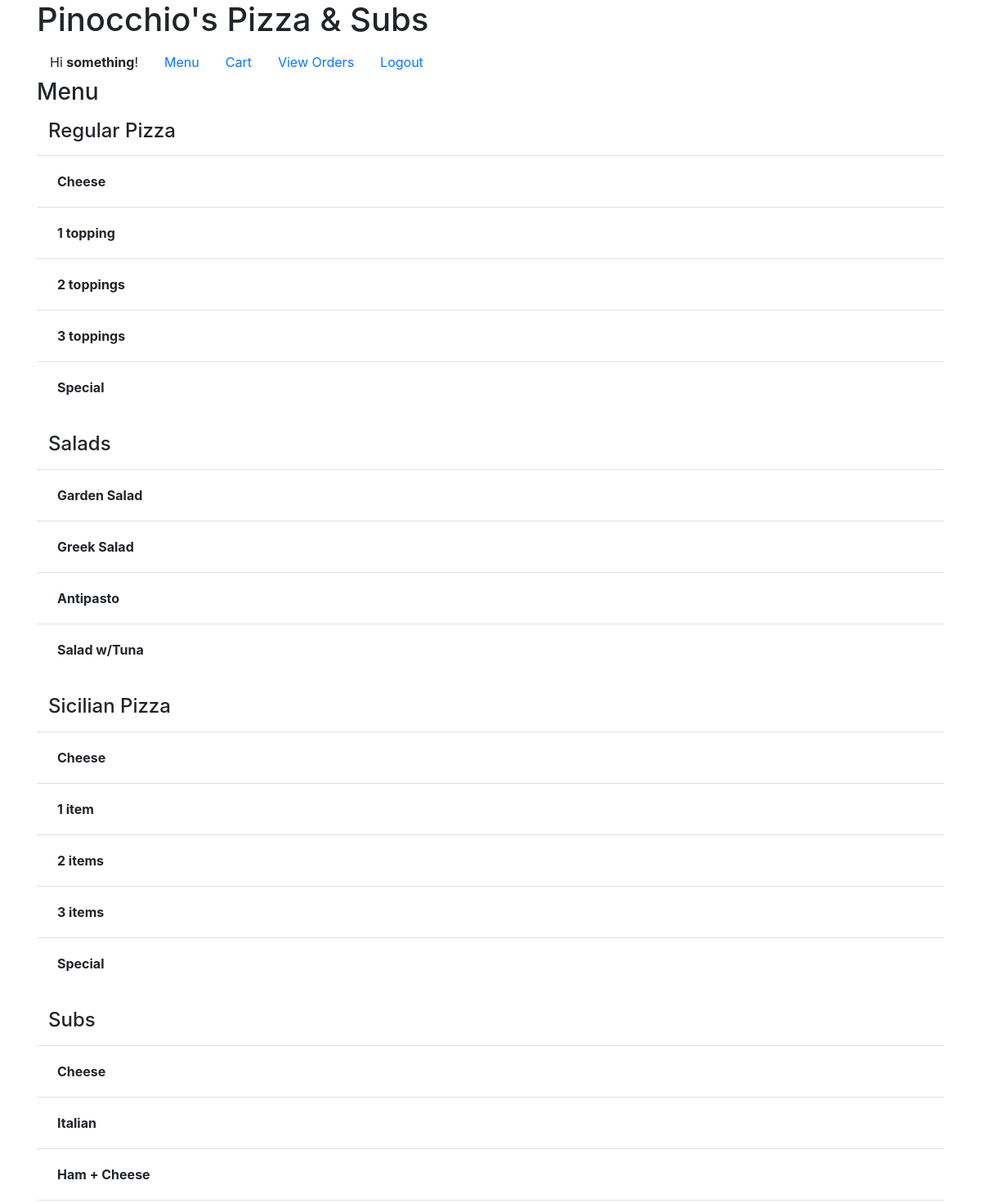
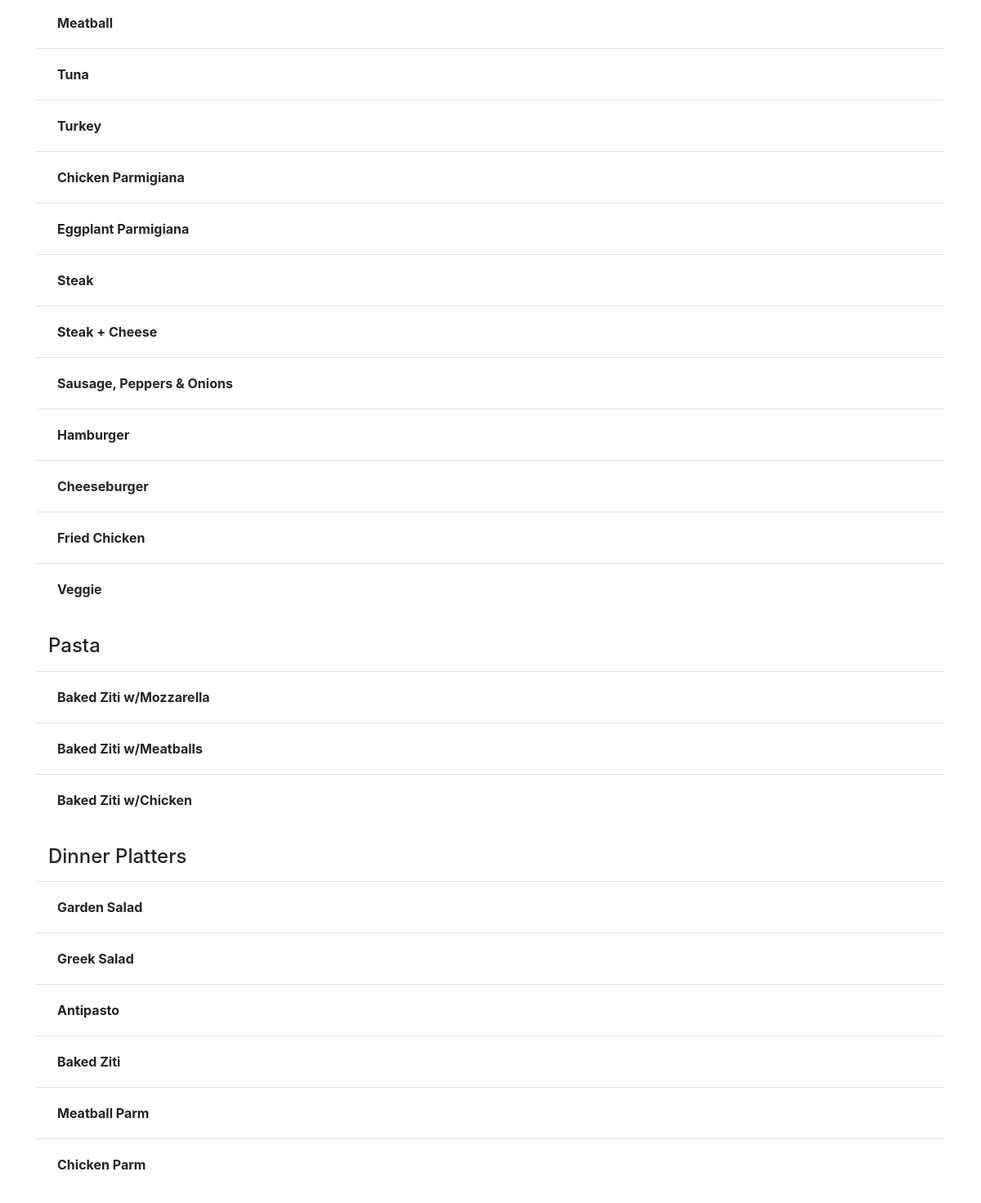
Screenshot of / (signed in) with the database file from the repository (2 pictures, top to bottom).
### orders/models.py (models this page shows, shortened)
class MenuSection(models.Model):
    title = models.CharField(max_length=30)
    global_available_toppings = models.ManyToManyField(Topping, blank=True)
    topping_price_is_included = models.BooleanField("Prices for toppings are included in the price of the dish")
    def __str__(self):
        return self.title

class Dish(models.Model):
    name = models.CharField(max_length=30)
    min_global_toppings = models.PositiveSmallIntegerField(default=0)
    max_global_toppings = models.PositiveSmallIntegerField(default=0)
    min_local_toppings = models.PositiveSmallIntegerField(default=0)
    max_local_toppings = models.PositiveSmallIntegerField(default=0)
    price = models.DecimalField(max_digits=4, decimal_places=2, null=True, blank=True)
    price_small = models.DecimalField("Small size price", max_digits=4, decimal_places=2, null=True, blank=True)
    price_large = models.DecimalField("Large size price", max_digits=4, decimal_places=2, null=True, blank=True)
    menu_section = models.ForeignKey(MenuSection, on_delete=models.CASCADE)
    local_available_toppings = models.ManyToManyField(Topping, blank=True)

### orders/views.py (the view)
# urls.py: path("", views.menu, name="menu"),
def menu(request):
    menu = [
        {
            'title': str(menu_section),
            'dishes': menu_section.dish_set.all()
        } for menu_section in MenuSection.objects.all()
    ]
    return render(request, 'orders/menu.html', {'menu': menu})

### orders/templates/orders/menu.html (shortened to what this page needs)
{% extends 'base.html' %}
{% block subheading %}Menu{% endblock %}
{% block content %}
{% for data in menu %}
<h4 class="menu_section">{{ data.title }}</h4>
<table class="table table-hover">
  {% for dish in data.dishes %}
  <tr>
    <td>
      <form method='POST' action='/dish/'>
        <div class="menu_item_info">
          <input type="submit" name='dish' value="{{ dish.name }}" class="btn btn-link btn-block" style="color: inherit; text-decoration: none;">
        </div>
      </form>
    </td>
  </tr>
  {% endfor %}
</table>
{% endfor %}
{% endblock %}

### pinocchios/templates/base.html (shortened to what this page needs)
<!DOCTYPE html>
<html>
<head>
    <link rel="stylesheet" href="https://stackpath.bootstrapcdn.com/bootstrap/4.1.3/css/bootstrap.min.css">
</head>
<body>
<main>
<div class="container">
<h1>{% block heading %}Pinocchio's Pizza & Subs{% endblock %}</h1>
<nav class="nav">
    {% if user.is_authenticated %}<span class="nav-link">Hi <span class="font-weight-bold">{{ user.username }}</span>!</span>{% endif %}
    <a class="nav-link" href="/">Menu</a>
    {% if user.is_authenticated %}
    {% if user.customer %}<a class="nav-link" href="{% url 'cart' %}">Cart</a>{% endif %}
    <a class= "nav-link" href="{% url 'view_orders' %}">View{% if user.is_staff %} Customer{% endif %} Orders</a>
    {% else %}
    <a class="nav-link" href="{% url 'login' %}">Log in</a>
    <a class="nav-link" href="{% url 'signup' %}">Sign up</a>
    {% endif %}
    <a class="nav-link" href="{% url 'logout' %}">Logout</a>
</nav>
<h3>{% block subheading %}{% endblock %}</h3>
{% block content %}{% endblock %}
</div>
</main>
</body>
</html>

### orders/templates/orders/menu.html (style rules this page uses)
.menu_section { padding: 8px 14px; }
td { padding: 0rem !important; }
.menu_item_info input { padding: 1.125rem 1.5rem; color: #1d1d1d; font-weight: bold; text-align: left; }

### rows the page displays
MenuSection: title "Regular Pizza"
Dish: dish "Cheese"
Dish: dish "1 topping"
Dish: dish "2 toppings"
Dish: dish "3 toppings"
Dish: dish "Special"
MenuSection: title "Salads"
Dish: dish "Garden Salad"
Dish: dish "Greek Salad"
Dish: dish "Antipasto"
Dish: dish "Salad w/Tuna"
MenuSection: title "Sicilian Pizza"
Dish: dish "Cheese"
Dish: dish "1 item"
Dish: dish "2 items"
Dish: dish "3 items"
Dish: dish "Special"
MenuSection: title "Subs"
Dish: dish "Cheese"
Dish: dish "Italian"
Dish: dish "Ham + Cheese"
Dish: dish "Meatball"
Dish: dish "Tuna"
Dish: dish "Turkey"
Dish: dish "Chicken Parmigiana"
Dish: dish "Eggplant Parmigiana"
Dish: dish "Steak"
Dish: dish "Steak + Cheese"
Dish: dish "Sausage, Peppers & Onions"
Dish: dish "Hamburger"
Dish: dish "Cheeseburger"
Dish: dish "Fried Chicken"
Dish: dish "Veggie"
MenuSection: title "Pasta"
Dish: dish "Baked Ziti w/Mozzarella"
Dish: dish "Baked Ziti w/Meatballs"
Dish: dish "Baked Ziti w/Chicken"
MenuSection: title "Dinner Platters"
Dish: dish "Garden Salad"
Dish: dish "Greek Salad"
Dish: dish "Antipasto"
Dish: dish "Baked Ziti"
Dish: dish "Meatball Parm"
Dish: dish "Chicken Parm"

### other values shown
{{ user.username }} "something"
